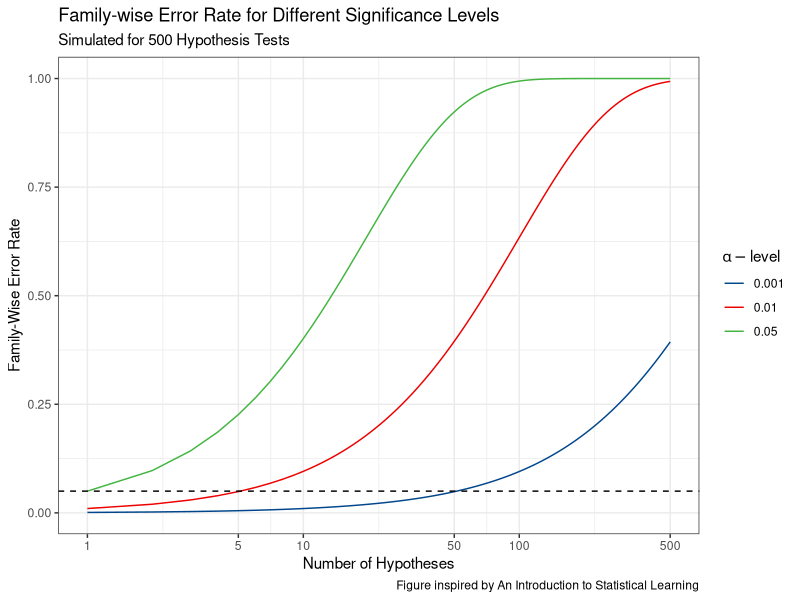

The R source for this figure:
## ---- chunk 1
knitr::opts_chunk$set(echo = TRUE)
rm(list = ls()); gc()
library(tidyverse)
library(ggsci)
library(ggpubr)
library(ggsci)
library(scales)
## ---- chunk 2
# define number of hypothesis tests
num_tests <- 1:500

# define alpha values
alphas <- c(0.001, 0.01, 0.05)

# define fwer function
fwer_function <- function(num_tests, alpha) {
  1 - (1 - alpha)^num_tests
}

fwer_data <- expand.grid(num_tests = num_tests, alpha = alphas) %>% 
  mutate(fwer = fwer_function(num_tests, alpha))

fwer_data %>% 
  ggplot(aes(x = num_tests, y = fwer, color = factor(alpha), group = alpha)) +
  geom_line() +
  scale_color_lancet() +
  # scale_x_log10() +
  labs(title = "Family-wise Error Rate for Different Significance Levels",
       subtitle = "Simulated for 500 Hypothesis Tests",
       x = "Number of Hypotheses",
       y = "Family-Wise Error Rate",
       color = expression(alpha-level),
       caption = "Figure inspired by An Introduction to Statistical Learning") +
  theme_bw() +
  geom_hline(yintercept = 0.05, linetype = "dashed", color = "black") +
  scale_x_log10(breaks = c(1, 5, 10, 50, 100, 500),
                labels = c("1", "5", "10", "50", "100", "500"))
